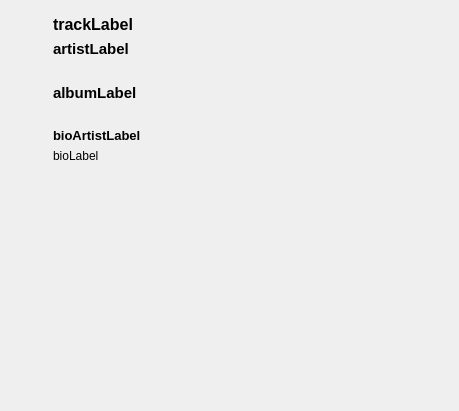
<?xml version="1.0" encoding="UTF-8"?>
<ui version="4.0">
 <class>MetadataWidget</class>
 <widget class="QWidget" name="MetadataWidget">
  <property name="geometry">
   <rect>
    <x>0</x>
    <y>0</y>
    <width>459</width>
    <height>411</height>
   </rect>
  </property>
  <property name="windowTitle">
   <string>Form</string>
  </property>
  <layout class="QGridLayout" name="gridLayout">
   <property name="margin">
    <number>6</number>
   </property>
   <property name="horizontalSpacing">
    <number>6</number>
   </property>
   <item row="0" column="0">
    <widget class="QScrollArea" name="scrollArea">
     <property name="sizePolicy">
      <sizepolicy hsizetype="Expanding" vsizetype="Expanding">
       <horstretch>0</horstretch>
       <verstretch>0</verstretch>
      </sizepolicy>
     </property>
     <property name="frameShape">
      <enum>QFrame::NoFrame</enum>
     </property>
     <property name="frameShadow">
      <enum>QFrame::Plain</enum>
     </property>
     <property name="lineWidth">
      <number>0</number>
     </property>
     <property name="horizontalScrollBarPolicy">
      <enum>Qt::ScrollBarAlwaysOff</enum>
     </property>
     <property name="widgetResizable">
      <bool>true</bool>
     </property>
     <property name="alignment">
      <set>Qt::AlignLeading|Qt::AlignLeft|Qt::AlignTop</set>
     </property>
     <widget class="QWidget" name="scrollAreaWidgetContents">
      <property name="geometry">
       <rect>
        <x>0</x>
        <y>0</y>
        <width>447</width>
        <height>399</height>
       </rect>
      </property>
      <layout class="QGridLayout" name="gridLayout_3">
       <item row="0" column="0" rowspan="3" colspan="2">
        <layout class="QGridLayout" name="gridLayout_2">
         <property name="sizeConstraint">
          <enum>QLayout::SetDefaultConstraint</enum>
         </property>
         <item row="0" column="0">
          <widget class="QLabel" name="imageLabel">
           <property name="sizePolicy">
            <sizepolicy hsizetype="Fixed" vsizetype="Fixed">
             <horstretch>0</horstretch>
             <verstretch>0</verstretch>
            </sizepolicy>
           </property>
           <property name="maximumSize">
            <size>
             <width>200</width>
             <height>200</height>
            </size>
           </property>
           <property name="text">
            <string/>
           </property>
           <property name="pixmap">
            <pixmap resource="spotfm.qrc">:/icons/icons/no_cover.png</pixmap>
           </property>
           <property name="scaledContents">
            <bool>false</bool>
           </property>
           <property name="alignment">
            <set>Qt::AlignCenter</set>
           </property>
           <property name="margin">
            <number>0</number>
           </property>
          </widget>
         </item>
         <item row="1" column="0">
          <spacer name="verticalSpacer">
           <property name="orientation">
            <enum>Qt::Vertical</enum>
           </property>
           <property name="sizeHint" stdset="0">
            <size>
             <width>20</width>
             <height>40</height>
            </size>
           </property>
          </spacer>
         </item>
        </layout>
       </item>
       <item row="0" column="2" rowspan="2">
        <layout class="QVBoxLayout" name="verticalLayout">
         <property name="leftMargin">
          <number>12</number>
         </property>
         <item>
          <widget class="QLabel" name="trackLabel">
           <property name="sizePolicy">
            <sizepolicy hsizetype="Expanding" vsizetype="Preferred">
             <horstretch>0</horstretch>
             <verstretch>0</verstretch>
            </sizepolicy>
           </property>
           <property name="font">
            <font>
             <pointsize>12</pointsize>
             <weight>75</weight>
             <bold>true</bold>
            </font>
           </property>
           <property name="lineWidth">
            <number>1</number>
           </property>
           <property name="midLineWidth">
            <number>1</number>
           </property>
           <property name="text">
            <string>trackLabel</string>
           </property>
           <property name="scaledContents">
            <bool>true</bool>
           </property>
           <property name="wordWrap">
            <bool>false</bool>
           </property>
           <property name="margin">
            <number>0</number>
           </property>
           <property name="indent">
            <number>-1</number>
           </property>
          </widget>
         </item>
         <item>
          <widget class="QLabel" name="artistLabel">
           <property name="sizePolicy">
            <sizepolicy hsizetype="Expanding" vsizetype="Preferred">
             <horstretch>0</horstretch>
             <verstretch>0</verstretch>
            </sizepolicy>
           </property>
           <property name="font">
            <font>
             <pointsize>11</pointsize>
             <weight>75</weight>
             <bold>true</bold>
            </font>
           </property>
           <property name="lineWidth">
            <number>1</number>
           </property>
           <property name="text">
            <string>artistLabel</string>
           </property>
           <property name="scaledContents">
            <bool>true</bool>
           </property>
           <property name="margin">
            <number>0</number>
           </property>
           <property name="indent">
            <number>-1</number>
           </property>
          </widget>
         </item>
         <item>
          <spacer name="verticalSpacer_4">
           <property name="orientation">
            <enum>Qt::Vertical</enum>
           </property>
           <property name="sizeType">
            <enum>QSizePolicy::Fixed</enum>
           </property>
           <property name="sizeHint" stdset="0">
            <size>
             <width>20</width>
             <height>20</height>
            </size>
           </property>
          </spacer>
         </item>
         <item>
          <widget class="QLabel" name="albumLabel">
           <property name="sizePolicy">
            <sizepolicy hsizetype="Expanding" vsizetype="Preferred">
             <horstretch>0</horstretch>
             <verstretch>0</verstretch>
            </sizepolicy>
           </property>
           <property name="font">
            <font>
             <pointsize>11</pointsize>
             <weight>75</weight>
             <bold>true</bold>
            </font>
           </property>
           <property name="text">
            <string>albumLabel</string>
           </property>
           <property name="scaledContents">
            <bool>true</bool>
           </property>
           <property name="margin">
            <number>0</number>
           </property>
          </widget>
         </item>
         <item>
          <spacer name="verticalSpacer_3">
           <property name="orientation">
            <enum>Qt::Vertical</enum>
           </property>
           <property name="sizeType">
            <enum>QSizePolicy::Fixed</enum>
           </property>
           <property name="sizeHint" stdset="0">
            <size>
             <width>20</width>
             <height>20</height>
            </size>
           </property>
          </spacer>
         </item>
         <item>
          <widget class="QLabel" name="bioArtistLabel">
           <property name="font">
            <font>
             <pointsize>10</pointsize>
             <weight>75</weight>
             <bold>true</bold>
            </font>
           </property>
           <property name="text">
            <string>bioArtistLabel</string>
           </property>
          </widget>
         </item>
         <item>
          <widget class="QLabel" name="bioLabel">
           <property name="sizePolicy">
            <sizepolicy hsizetype="Preferred" vsizetype="Preferred">
             <horstretch>0</horstretch>
             <verstretch>0</verstretch>
            </sizepolicy>
           </property>
           <property name="font">
            <font>
             <pointsize>9</pointsize>
             <weight>50</weight>
             <italic>false</italic>
             <bold>false</bold>
             <strikeout>false</strikeout>
            </font>
           </property>
           <property name="autoFillBackground">
            <bool>false</bool>
           </property>
           <property name="frameShape">
            <enum>QFrame::NoFrame</enum>
           </property>
           <property name="frameShadow">
            <enum>QFrame::Plain</enum>
           </property>
           <property name="lineWidth">
            <number>1</number>
           </property>
           <property name="midLineWidth">
            <number>0</number>
           </property>
           <property name="text">
            <string>bioLabel</string>
           </property>
           <property name="textFormat">
            <enum>Qt::RichText</enum>
           </property>
           <property name="scaledContents">
            <bool>false</bool>
           </property>
           <property name="alignment">
            <set>Qt::AlignLeading|Qt::AlignLeft|Qt::AlignTop</set>
           </property>
           <property name="wordWrap">
            <bool>true</bool>
           </property>
           <property name="margin">
            <number>1</number>
           </property>
           <property name="indent">
            <number>-1</number>
           </property>
           <property name="openExternalLinks">
            <bool>false</bool>
           </property>
          </widget>
         </item>
         <item>
          <spacer name="verticalSpacer_2">
           <property name="orientation">
            <enum>Qt::Vertical</enum>
           </property>
           <property name="sizeType">
            <enum>QSizePolicy::Expanding</enum>
           </property>
           <property name="sizeHint" stdset="0">
            <size>
             <width>20</width>
             <height>40</height>
            </size>
           </property>
          </spacer>
         </item>
        </layout>
       </item>
       <item row="1" column="1" rowspan="2">
        <widget class="QLabel" name="label">
         <property name="sizePolicy">
          <sizepolicy hsizetype="Fixed" vsizetype="Preferred">
           <horstretch>0</horstretch>
           <verstretch>0</verstretch>
          </sizepolicy>
         </property>
         <property name="font">
          <font>
           <pointsize>9</pointsize>
           <weight>75</weight>
           <bold>true</bold>
          </font>
         </property>
         <property name="text">
          <string/>
         </property>
        </widget>
       </item>
      </layout>
     </widget>
    </widget>
   </item>
  </layout>
 </widget>
 <resources>
  <include location="spotfm.qrc"/>
 </resources>
 <connections/>
</ui>
